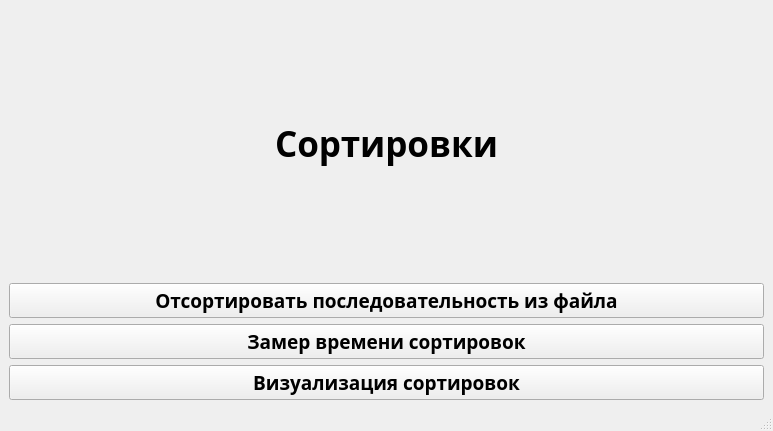
<?xml version="1.0" encoding="UTF-8"?>
<ui version="4.0">
 <class>MainWindow</class>
 <widget class="QMainWindow" name="MainWindow">
  <property name="geometry">
   <rect>
    <x>0</x>
    <y>0</y>
    <width>773</width>
    <height>431</height>
   </rect>
  </property>
  <property name="windowTitle">
   <string>Сортировки</string>
  </property>
  <property name="windowIcon">
   <iconset>
    <normaloff>e5da578c907f5b2d6f242cdf3f2d3c5a.ico</normaloff>e5da578c907f5b2d6f242cdf3f2d3c5a.ico</iconset>
  </property>
  <widget class="QWidget" name="centralwidget">
   <layout class="QVBoxLayout" name="verticalLayout">
    <item>
     <widget class="QLabel" name="label">
      <property name="font">
       <font>
        <family>Montserrat Black</family>
        <pointsize>26</pointsize>
        <bold>true</bold>
       </font>
      </property>
      <property name="text">
       <string>Сортировки</string>
      </property>
      <property name="alignment">
       <set>Qt::AlignCenter</set>
      </property>
     </widget>
    </item>
    <item>
     <widget class="QPushButton" name="pushButton">
      <property name="font">
       <font>
        <family>Montserrat SemiBold</family>
        <pointsize>14</pointsize>
        <bold>true</bold>
       </font>
      </property>
      <property name="text">
       <string>Отсортировать последовательность из файла</string>
      </property>
     </widget>
    </item>
    <item>
     <widget class="QPushButton" name="pushButton_2">
      <property name="font">
       <font>
        <family>Montserrat SemiBold</family>
        <pointsize>14</pointsize>
        <bold>true</bold>
       </font>
      </property>
      <property name="text">
       <string>Замер времени сортировок</string>
      </property>
     </widget>
    </item>
    <item>
     <widget class="QPushButton" name="pushButton_3">
      <property name="font">
       <font>
        <family>Montserrat SemiBold</family>
        <pointsize>14</pointsize>
        <bold>true</bold>
       </font>
      </property>
      <property name="text">
       <string>Визуализация сортировок</string>
      </property>
     </widget>
    </item>
   </layout>
  </widget>
  <widget class="QMenuBar" name="menubar">
   <property name="geometry">
    <rect>
     <x>0</x>
     <y>0</y>
     <width>773</width>
     <height>26</height>
    </rect>
   </property>
  </widget>
  <widget class="QStatusBar" name="statusbar"/>
 </widget>
 <resources/>
 <connections/>
</ui>
